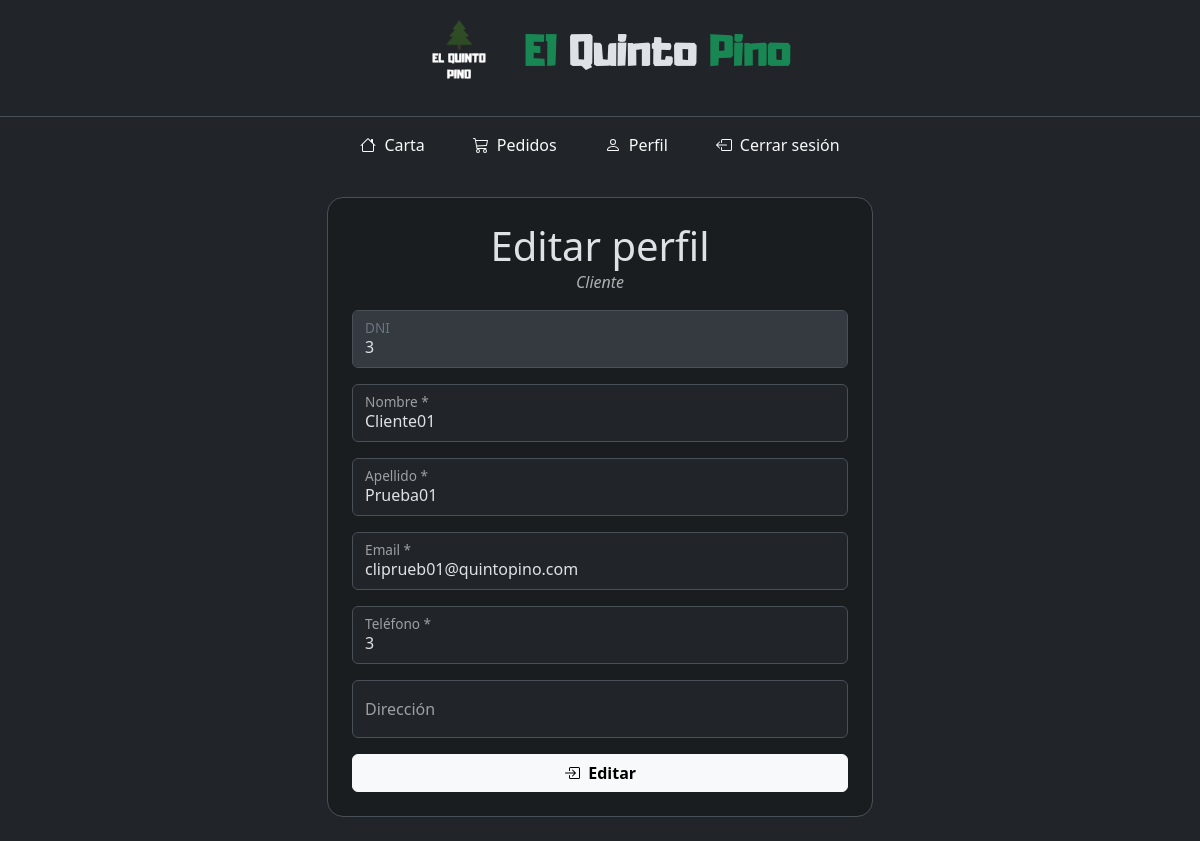
The app's page /cliente/perfil.php (signed in) with its own data.
### tables this page shows
CREATE TABLE `usuario` (
  `dni` varchar(255) NOT NULL,
  `password` varchar(255) NOT NULL,
  `nombre` varchar(255) NOT NULL,
  `apellido` varchar(255) NOT NULL,
  `rol` int(11) NOT NULL COMMENT '0- normal\r\n1- camarero\r\n2- encargado',
  `email` varchar(255) NOT NULL,
  `telefono` varchar(255) NOT NULL,
  `direccion` varchar(255) DEFAULT NULL,
  `estado` tinyint(1) NOT NULL COMMENT '0- desbloqueado 1- bloqueado'
);

### cliente/perfil.php (the view, shortened to what this page needs)
<?php
include("../components/conexion.php");
?>
<!DOCTYPE html>
<html lang="es" data-bs-theme="dark">
<head>
    <link rel="stylesheet" href="../bootstrap/css/bootstrap.min.css" />
    <link rel="stylesheet" href="../styles.css" />
</head>
<body>
    <div class="container-fluid min-vh-100 d-flex flex-column">
        <?php
        include("../components/header.php");
        include("navbar.php");
        $dni = $_SESSION["dni"];
        $consulta = "SELECT * FROM usuario WHERE dni = '$dni'";
        $result = mysqli_query($conn, $consulta);
        $row = mysqli_fetch_array($result);
        ?>
        <main class="container my-4 flex-grow-1">
            <div class="row justify-content-center">
                <div class="col-12 col-md-10 col-lg-8 col-xl-6">
                    <section class="bg-dark-subtle border rounded-4 p-3 p-sm-4">
                        <header class="d-flex justify-content-between align-items-center">
                            <h2 class="display-6 m-0 text-center flex-grow-1">Editar perfil</h2>
                        </header>
                        <?php
                        if ($row["rol"] == 2) {
                            echo '<p class="text-muted text-center mb-3"><i>Encargado</i></p>';
                        } else if ($row["rol"] == 1) {
                            echo '<p class="text-muted text-center mb-3"><i>Camarero</i></p>';
                        } else {
                            echo '<p class="text-muted text-center mb-3"><i>Cliente</i></p>';
                        }
                        ?>
                        <div class="row justify-content-center">
                            <form action="editarPerfil.php" method="post" class="col-12">
                                <div class="form-floating mb-3">
                                    <input type="text" class="form-control" id="dni" name="dni" placeholder="dni" value="<?php echo $row["dni"] ?>" disabled required />
                                    <label for="dni">DNI</label>
                                </div>
                                <div class="form-floating mb-3">
                                    <input type="text" class="form-control" id="nombre" name="nombre" placeholder="Nombre" value="<?php echo $row["nombre"] ?>" required />
                                    <label for="nombre">Nombre *</label>
                                </div>
                                <div class="form-floating mb-3">
                                    <input type="text" class="form-control" id="apellido" name="apellido" placeholder="apellido" value="<?php echo $row["apellido"] ?>" required />
                                    <label for="apellido">Apellido *</label>
                                </div>
                                <div class="form-floating mb-3">
                                    <input type="email" class="form-control" id="email" name="email" placeholder="email" value="<?php echo $row["email"] ?>" required />
                                    <label for="email">Email *</label>
                                </div>
                                <div class="form-floating mb-3">
                                    <input type="text" class="form-control" id="telefono" name="telefono" placeholder="telefono" value="<?php echo $row["telefono"] ?>" required />
                                    <label for="telefono">Teléfono *</label>
                                </div>
                                <div class="form-floating mb-3">
                                    <input type="text" class="form-control" id="direccion" name="direccion" placeholder="direccion" value="<?php echo $row["direccion"] ?>" />
                                    <label for="direccion">Dirección</label>
                                </div>
                                <div class="d-grid ">
                                    <button type="submit" class="btn btn-light fw-bold lead d-flex align-items-center justify-content-center">
                                        &nbsp; Editar</button>
                                </div>
                            </form>
                        </div>
                    </section>
                </div>
            </div>
        </main>
    </div>
</body>
</html>

### styles.css (style rules this page uses)
body { background-image: url(/restaurante/img/background02.jpg); background-repeat: no-repeat; background-size: cover; background-position: center; }

### records on screen
usuario: dni "3", nombre "Cliente01", apellido "Prueba01", email "cliprueb01@quintopino.com", telefono "3"
